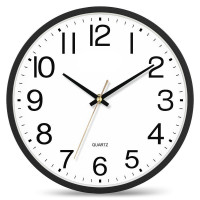
//> input picture DigitalImageProcessing/DigitalImageFundamentals/images/clock.jpg, 200 x 200 px
$ ./linear   (built with g++ and OpenCV 4)
//> lines starting //> are read from the running program, lines starting //| are printed output that depends on the picture
#include <opencv2/opencv.hpp>
#include <cmath>

// 双线性插值
cv::Mat LinearInterpolation(cv::Mat &input, int width, int height) {
  // 输入图像的宽高和通道数
  int src_w = input.cols;
  int src_h = input.rows;

  // 创建输出图像
  cv::Mat output(height, width, input.type());
  int dst_w = output.cols;
  int dst_h = output.rows;

  // 计算宽高缩放比例
  float scale_w = float(src_w) / float(dst_w);
  float scale_h = float(src_h) / float(dst_h);

  for (int y = 0; y < dst_h; y++) {
	for (int x = 0; x < dst_w; x++) {
	  // 当前点在源图像中的几何中心位置
	  float src_x = ((float)x + 0.5f) * scale_w - 0.5f;
	  float src_y = ((float)y + 0.5f) * scale_h - 0.5f;

	  // 取临近四个点的索引
	  int x0 = floor(src_x);
	  int y0 = floor(src_y);
	  int x1 = x0 + 1;
	  int y1 = y0 + 1;

	  // 计算权重
	  float w00 = ((float)x1 - src_x) * ((float)y1 - src_y);
	  float w10 = (src_x - (float)x0) * ((float)y1 - src_y);
	  float w01 = ((float)x1 - src_x) * (src_y - (float)y0);
	  float w11 = (src_x - (float)x0) * (src_y - (float)y0);

	  // 处理越界
	  x0 = std::max(0, std::min(x0, src_w - 1));
	  x1 = std::max(0, std::min(x1, src_w - 1));
	  y0 = std::max(0, std::min(y0, src_h - 1));
	  y1 = std::max(0, std::min(y1, src_h - 1));

	  // 计算像素点的值
	  output.at<cv::Vec3b>(y, x) = input.at<cv::Vec3b>(y0, x0) * w00
		  + input.at<cv::Vec3b>(y0, x1) * w10
		  + input.at<cv::Vec3b>(y1, x0) * w01
		  + input.at<cv::Vec3b>(y1, x1) * w11;
	}
  }
  return output;
}

int main() {
  cv::Mat img = cv::imread("../../images/clock.jpg", cv::IMREAD_COLOR);
//> img is the input picture: 200 rows x 200 cols, CV_8UC3; mean B, G, R 220.3, 220.6, 220.6
  if (img.empty()) {
	std::cout << "Failed open image." << std::endl;
	return -1;
  }

  // 双线性插值 opencv
  cv::Mat img_linear;
  resize(img, img_linear, cv::Size(img.cols / 2, img.rows / 2), 0, 0, cv::INTER_LINEAR);
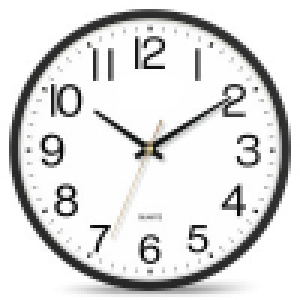
//> img_linear: 100 rows x 100 cols, CV_8UC3 (shown 3 times larger); mean B, G, R 220.4, 220.7, 220.7
  resize(img_linear, img_linear, cv::Size(img_linear.cols * 2, img_linear.rows * 2), 0, 0, cv::INTER_LINEAR);
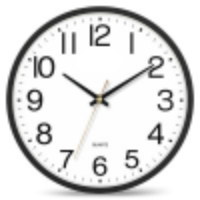
//> img_linear: 200 rows x 200 cols, CV_8UC3; mean B, G, R 220.4, 220.6, 220.6

  cv::Mat test_linear;
  test_linear = LinearInterpolation(img, img.cols / 2, img.rows / 2);
  test_linear = LinearInterpolation(test_linear, test_linear.cols * 2, test_linear.rows * 2);

  // 显示结果
  cv::imshow("img", img);
  cv::imshow("img_linear", img_linear);
  cv::imshow("test_linear", test_linear);

  while (cv::waitKey(0) != 27);
//> the Esc key is pressed
  return 0;
}

$ run again, with DigitalImageProcessing/DigitalImageFundamentals/images/adjacency.png saved as DigitalImageProcessing/DigitalImageFundamentals/images/clock.jpg
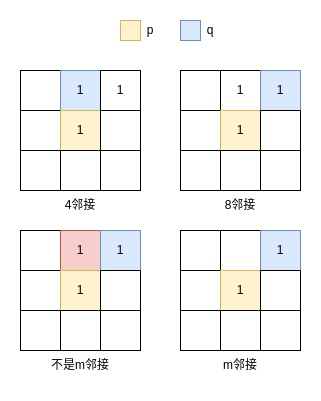
//> input picture DigitalImageProcessing/DigitalImageFundamentals/images/adjacency.png, 321 x 401 px
//> img is the input picture: 401 rows x 321 cols, CV_8UC3; mean B, G, R 243.3, 244.4, 244.8
//> `resize(img, img_linear, cv::Size(img.cols / 2, img.rows / 2), 0, 0, cv..`:
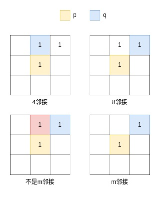
//> img_linear: 200 rows x 160 cols, CV_8UC3; mean B, G, R 246.9, 248, 248.3
//> `resize(img_linear, img_linear, cv::Size(img_linear.cols * 2, img_linea..`:
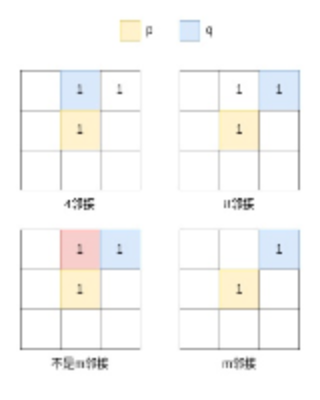
//> img_linear: 400 rows x 320 cols, CV_8UC3; mean B, G, R 246.9, 248, 248.3
